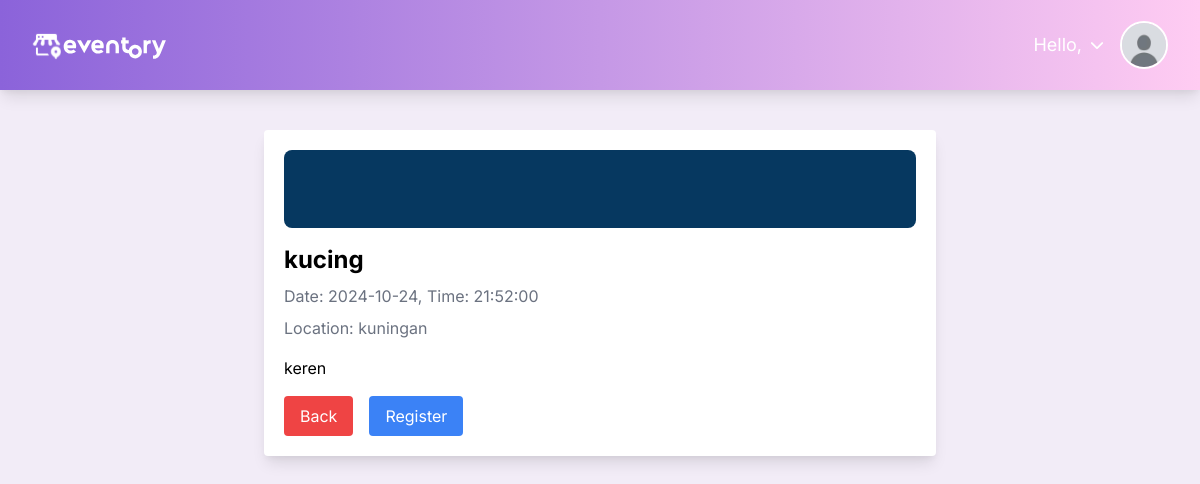
The page /user/event_details.php?event_id=2 on the database as committed earlier.
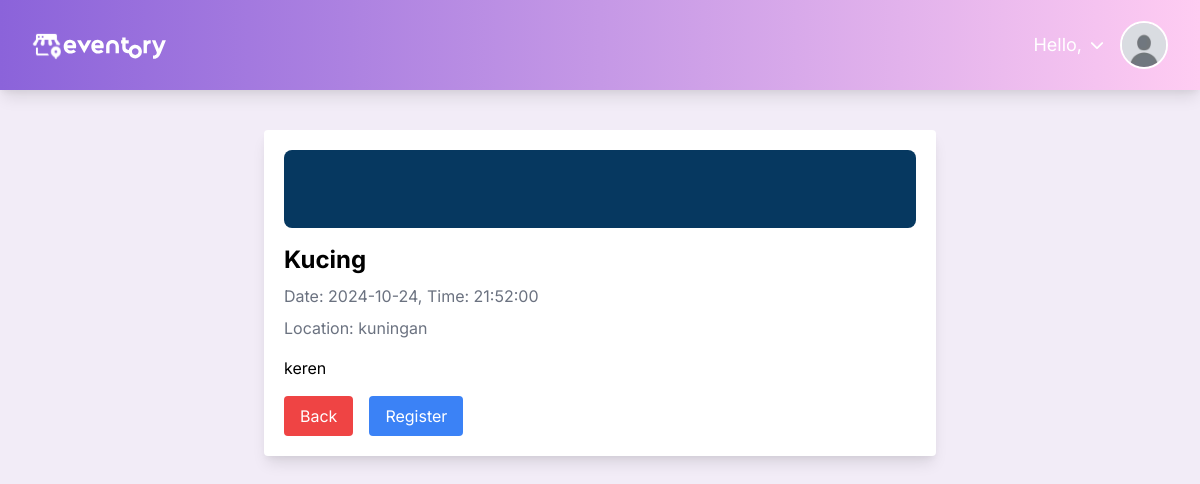
The same page on the database as committed later.
### tables this page shows
CREATE TABLE `events` (
  `event_id` int(11) NOT NULL,
  `title` varchar(255) NOT NULL,
  `description` text NOT NULL,
  `event_date` date NOT NULL,
  `event_time` time NOT NULL,
  `location` varchar(255) NOT NULL,
  `max_participants` int(11) NOT NULL,
  `registered_participants` int(11) NOT NULL,
  `status` enum('open','closed','canceled') DEFAULT 'open',
  `image` varchar(255) DEFAULT NULL,
  `created_at` timestamp NOT NULL DEFAULT current_timestamp(),
  `banner` varchar(255) DEFAULT NULL
);

### public_html/user/event_details.php (the view, shortened to what this page needs)
<?php
require '../includes/db_connection.php';
$event_id = $_GET['event_id'];
$stmt = $pdo->prepare("SELECT title, description, event_date, event_time, location, banner, image FROM events WHERE event_id = ?");
$stmt->execute([$event_id]);
$event = $stmt->fetch();
?>
<?php include '../includes/navbar.php'; ?>
<!DOCTYPE html>
<html lang="en">
<head>
    <link href="https://cdn.jsdelivr.net/npm/tailwindcss@2.2.19/dist/tailwind.min.css" rel="stylesheet">
</head>
<body class="bg-[#F2ECF7]">
    <div class="container mx-auto my-10 p-5 bg-white rounded shadow-lg max-w-2xl">
        <img src="../assets/images/<?= htmlspecialchars($event['banner']) ?>" alt="<?= htmlspecialchars($event['title']) ?> Banner" class="rounded-lg mb-4 w-full">
        <h1 class="text-2xl font-bold mb-2"><?= htmlspecialchars($event['title']) ?></h1>
        <p class="text-gray-500 mb-2">Date: <?= htmlspecialchars($event['event_date']) ?>, Time: <?= htmlspecialchars($event['event_time']) ?></p>
        <p class="text-gray-500 mb-4">Location: <?= htmlspecialchars($event['location']) ?></p>
        <p class="mb-4"><?= nl2br(htmlspecialchars($event['description'])) ?></p>
        <div class="flex space-x-4">
            <button class="bg-red-500 text-white py-2 px-4 rounded hover:bg-red-600" onclick="window.history.back()">Back</button>
            <button class="bg-blue-500 text-white py-2 px-4 rounded hover:bg-blue-600" onclick="registerEvent(<?= $event_id ?>)">Register</button>
        </div>
    </div>
</body>
</html>

Rows that differ between the two databases and show on the page:
changed events "kuningan": title "kucing" → "Kucing"
